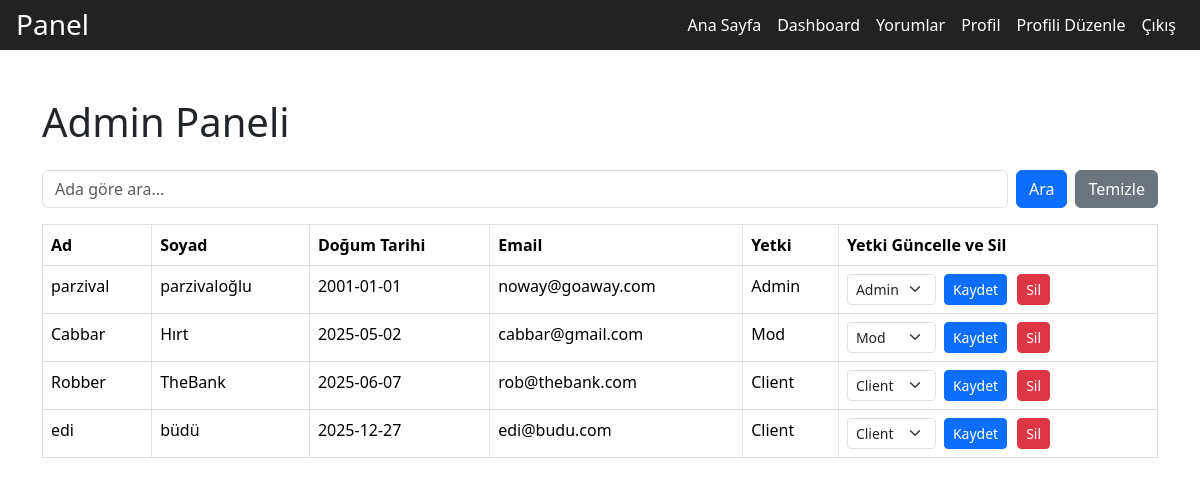
The app's page /php/admin_panel.php (signed in), older data.
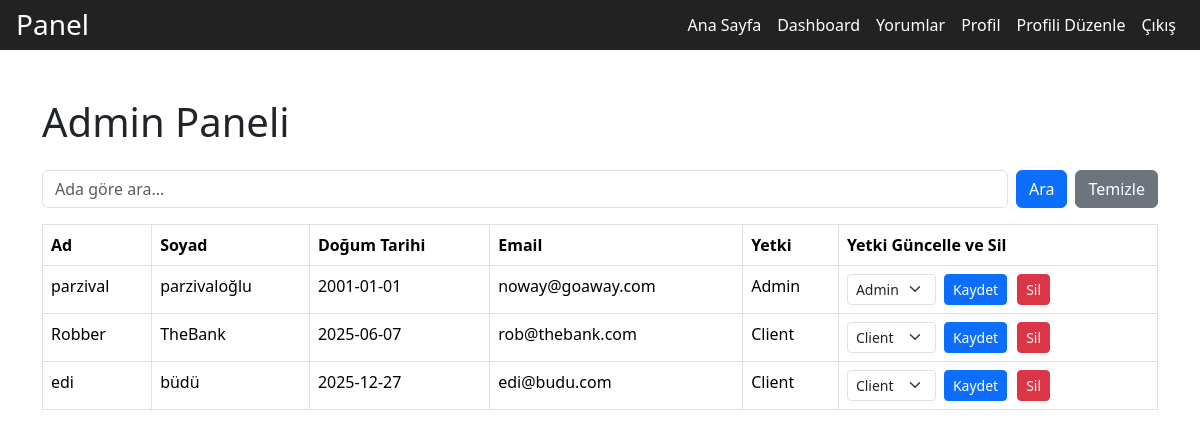
The same page, newer data.
### tables this page shows
CREATE TABLE `clients` (
  `id` int(11) NOT NULL,
  `name` varchar(100) NOT NULL,
  `surname` varchar(100) NOT NULL,
  `birth_date` date NOT NULL,
  `gender` enum('Erkek','Kadın','Diğer') NOT NULL,
  `email` varchar(150) NOT NULL,
  `password` varchar(255) NOT NULL,
  `authority_id` int(11) DEFAULT 3,
  `profile_photo` varchar(100) DEFAULT NULL
);

### php/admin_panel.php (the view, shortened to what this page needs)
<?php
include('db.php');
$searchName = isset($_GET['search']) ? $conn->real_escape_string($_GET['search']) : '';
$sql = "SELECT id, name, surname, birth_date, email, authority_id FROM clients";
$result = $conn->query($sql);
?>
<!DOCTYPE html>
<html lang="tr">
<head>
    <link href="https://cdn.jsdelivr.net/npm/bootstrap@5.3.2/dist/css/bootstrap.min.css" rel="stylesheet">
</head>
<body>
    <?php
    $navbarTitle = "Panel";
    $navbarItems = ['home', 'dashboard', 'add_comment', 'profile', 'edit_profile', 'logout'];
    include 'navbar.php';
    ?>
    <div class="container mt-5">
        <h1 class="mb-4">Admin Paneli</h1>
        <form method="GET" action="admin_panel.php" class="mb-3 d-flex gap-2">
            <input type="text" name="search" class="form-control" placeholder="Ada göre ara..." value="<?= htmlspecialchars($searchName) ?>">
            <button type="submit" class="btn btn-primary">Ara</button>
            <a href="admin_panel.php" class="btn btn-secondary">Temizle</a>
        </form>
        <div class="table-container">
            <table class="table table-bordered">
                <thead>
                    <tr>
                        <th>Ad</th>
                        <th>Soyad</th>
                        <th>Doğum Tarihi</th>
                        <th>Email</th>
                        <th>Yetki</th>
                        <th>Yetki Güncelle ve Sil</th>
                    </tr>
                </thead>
                <tbody>
                    <?php while ($row = $result->fetch_assoc()): ?>
                        <tr>
                            <td><?= htmlspecialchars($row['name']) ?></td>
                            <td><?= htmlspecialchars($row['surname']) ?></td>
                            <td><?= htmlspecialchars($row['birth_date']) ?></td>
                            <td><?= htmlspecialchars($row['email']) ?></td>
                            <td>
                                <?php
                                switch ($row['authority_id']) {
                                    case 1:
                                        echo "Admin";
                                        break;
                                    case 2:
                                        echo "Mod";
                                        break;
                                    case 3:
                                        echo "Client";
                                        break;
                                }
                                ?>
                            </td>
                            <td>
                                <div class="form-container">
                                    <form action="admin_actions.php" method="POST" class="d-flex gap-2">
                                        <select name="new_authority" class="form-select form-select-sm w-auto">
                                            <option value="1" <?= $row['authority_id'] == 1 ? 'selected' : '' ?>>Admin</option>
                                            <option value="2" <?= $row['authority_id'] == 2 ? 'selected' : '' ?>>Mod</option>
                                            <option value="3" <?= $row['authority_id'] == 3 ? 'selected' : '' ?>>Client</option>
                                        </select>
                                        <button type="submit" name="change_authority" class="btn btn-sm btn-primary">Kaydet</button>
                                    </form>
                                    <form action="admin_actions.php" method="POST" onsubmit="return confirm('Bu kullanıcıyı silmek istediğinize emin misiniz?');">
                                        <button type="submit" name="delete_user" class="btn btn-sm btn-danger">Sil</button>
                                    </form>
                                </div>
                            </td>
                        </tr>
                    <?php endwhile; ?>
                </tbody>
            </table>
        </div>
    </div>
</body>
</html>

### php/navbar.php (shortened to what this page needs)
<?php
$navbarTitle = $navbarTitle ?? "Film Uygulaması";
$navbarItems = $navbarItems ?? [];
?>
<nav class="navbar">
    <div class="navbar-title">
        <h3 style="margin:0;"><?= htmlspecialchars($navbarTitle) ?></h3>
    </div>
    <?php
    $isFromRoot = basename($_SERVER['PHP_SELF']) === 'index.php';
    $prefix = $isFromRoot ? 'php/' : '';
    ?>
    <ul class="navbar-left">
        <?php if (in_array('home', $navbarItems)): ?>
            <li><a href="<?= $isFromRoot ? 'index.php' : '../index.php' ?>">Ana Sayfa</a></li>
        <?php endif; ?>
        <?php if (in_array('dashboard', $navbarItems)): ?>
            <li><a href="<?= $prefix ?>dashboard.php">Dashboard</a></li>
        <?php endif; ?>
        <?php if (in_array('add_comment', $navbarItems)): ?>
            <li><a href="<?= $prefix ?>show_comment_page.php">Yorumlar</a></li>
        <?php endif; ?>
        <?php if (in_array('profile', $navbarItems)): ?>
            <li><a href="<?= $prefix ?>profile.php">Profil</a></li>
        <?php endif; ?>
        <?php if (in_array('edit_profile', $navbarItems)): ?>
            <li><a href="<?= $prefix ?>edit_profile.php">Profili Düzenle</a></li>
        <?php endif; ?>
        <?php if (in_array('logout', $navbarItems)): ?>
            <li><a href="<?= $prefix ?>logout.php">Çıkış</a></li>
        <?php endif; ?>
    </ul>
</nav>

### php/admin_panel.php (style rules this page uses)
.table-container { max-height: 500px; overflow-y: auto; }
.form-container { display: flex; gap: 10px; }

### php/navbar.php (style rules this page uses)
.navbar { display: flex; justify-content: space-between; align-items: center; background-color: #222; padding: 0.5rem 1rem; color: white; flex-wrap: wrap; position: relative; }
.navbar ul { display: flex; list-style-type: none; margin: 0; padding: 0; }
.navbar li { margin: 0 0.5rem; }
.navbar a, .navbar button { color: white; text-decoration: none; background: none; border: none; cursor: pointer; font-size: 1rem; }
.navbar-title h3 { cursor: default; }

Row changes from the older to the newer data that the page shows:
removed clients: name "Cabbar", surname "Hırt", birth_date "2025-05-02", email "cabbar@gmail.com", shows "Mod", new_authority "Mod"
